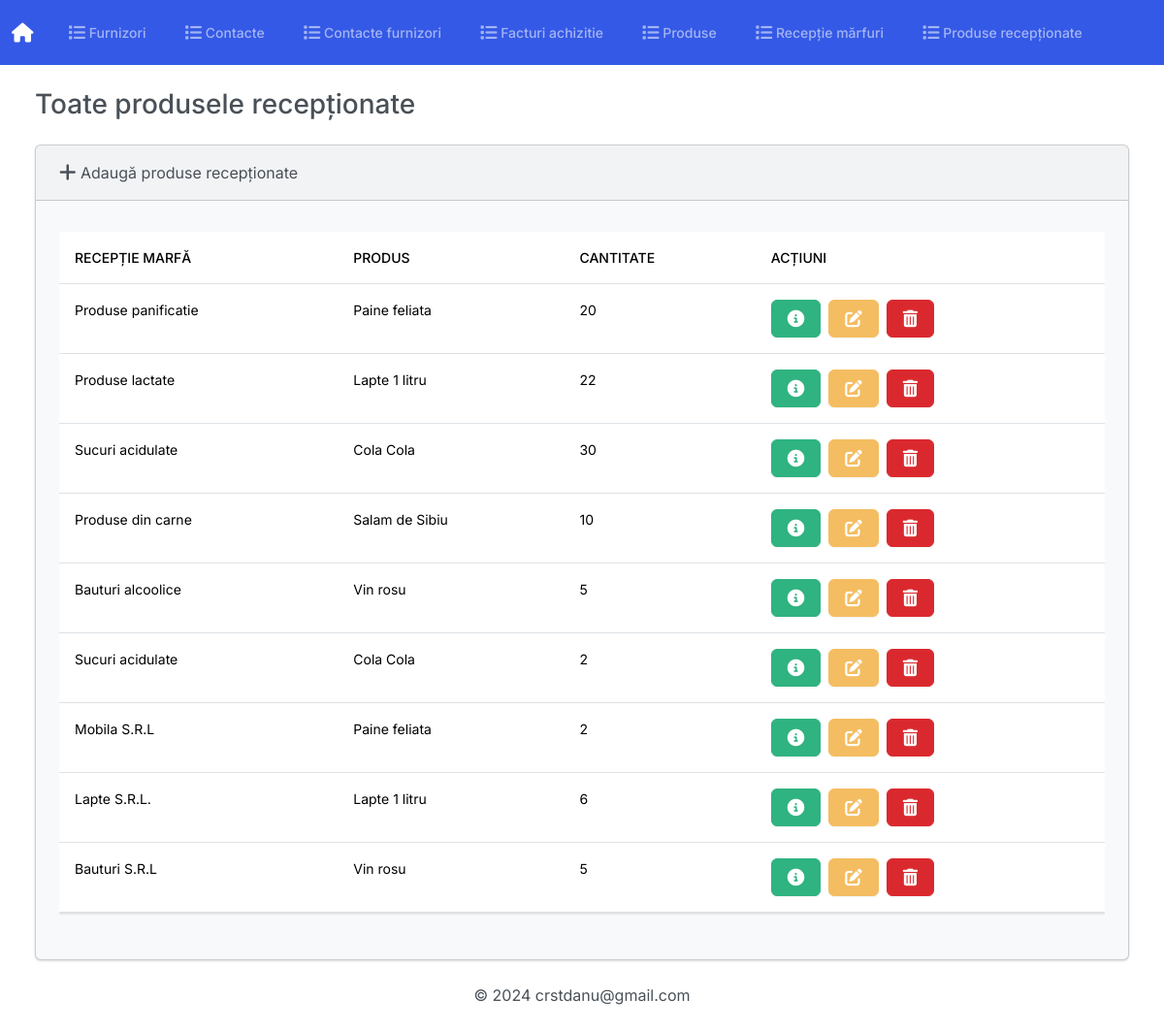
The page /produse_receptionate on the database its author committed.
### Gestiune/models.py (models this page shows)
class ProduseReceptionate(models.Model):
    class Meta:
        verbose_name_plural = 'Produse Receptionate'
    receptie_marfa = models.CharField(max_length=2550)
    produs = models.ForeignKey(Produs, on_delete=models.CASCADE)
    cantitate = models.PositiveIntegerField()

class Produs(models.Model):
    class Meta:
        verbose_name_plural = 'Produse'
    nume_produs = models.CharField(max_length=55)
    ean = models.CharField(max_length=13)
    serial_number = models.CharField(max_length=15, default=None, null=True)
    producator = models.CharField(max_length=50)
    descriere = models.CharField(max_length=255)
    creat_la = models.DateTimeField(auto_now_add=True)
    cantitate_in_stoc = models.IntegerField(default=0)
    def __str__(self):
        return f'{self.nume_produs}'

### Gestiune/views.py (the view)
# urls.py: path('produse_receptionate', views.index_produse_receptionate,
def index_produse_receptionate(request):
    return render(request, 'Gestiune/produse_receptionate/index.html', {'produse_receptionate': ProduseReceptionate.objects.all()})

### Gestiune/templates/Gestiune/produse_receptionate/index.html (shortened to what this page needs)
{% extends "Gestiune/base.html" %}
{% block body %}
<h3 class="m-4">Toate produsele recepționate</h3>
<div class="row">
    <div class="col-12">
        {% if produse_receptionate %}
        <div class="card bg-light ms-4 me-4 mb-4">
            <div class="card-header">
                <a class="nav-link" href="{% url 'adauga_produse_receptionate' %}">
                    <i class="fa-solid fa-plus fa-lg"></i> Adaugă produse recepționate
                </a>
            </div>
            <div class="card-body">
                <p class="card-text">
                <div class="table-responsive">
                    <table class="table table-hover">
                        <thead>
                            <tr>
                                <th scope="col">Recepție marfă</th>
                                <th scope="col">Produs</th>
                                <th scope="col">Cantitate</th>
                                <th scope="col">Acțiuni</th>
                            </tr>
                        </thead>
                        <tbody>
                            {% for produs in produse_receptionate %}
                            <tr>
                                <td>{{ produs.receptie_marfa }}</td>
                                <td>{{ produs.produs }}</td>
                                <td>{{ produs.cantitate }}</td>
                                <td>
                                    <button type="button" class="btn btn-success me-1"
                                        href="{% url 'vezi_produse_receptionate' produs.id %}" data-bs-toggle="modal"
                                        data-bs-target="#myModal{{produs.id}}">
                                    </button>
                                    <a class="btn btn-warning me-1"
                                        href="{% url 'editeaza_produse_receptionate' produs.id %}">
                                    </a>
                                    <button type="button" class="btn btn-danger" data-bs-toggle="modal"
                                        data-bs-target="#delete{{produs.id}}">
                                    </button>
                                </td>
                            </tr>
                            {% endfor %}
                        </tbody>
                    </table>
                </div>
                </p>
            </div>
        </div>
        {% else %}
        <h5 class="alert alert-primary ms-4 me-4">Nu sunt înregistrări</h5>
        {% endif %}
    </div>
</div>
{% endblock %}

### rows shown on the page
ProduseReceptionate: receptie_marfa "Produse panificatie", produs "Paine feliata", cantitate "20"
ProduseReceptionate: receptie_marfa "Produse lactate", produs "Lapte 1 litru", cantitate "22"
ProduseReceptionate: receptie_marfa "Sucuri acidulate", produs "Cola Cola", cantitate "30"
ProduseReceptionate: receptie_marfa "Produse din carne", produs "Salam de Sibiu", cantitate "10"
ProduseReceptionate: receptie_marfa "Bauturi alcoolice", produs "Vin rosu", cantitate "5"
ProduseReceptionate: receptie_marfa "Sucuri acidulate", produs "Cola Cola", cantitate "2"
ProduseReceptionate: receptie_marfa "Mobila S.R.L", produs "Paine feliata", cantitate "2"
ProduseReceptionate: receptie_marfa "Lapte S.R.L.", produs "Lapte 1 litru", cantitate "6"
ProduseReceptionate: receptie_marfa "Bauturi S.R.L", produs "Vin rosu", cantitate "5"
